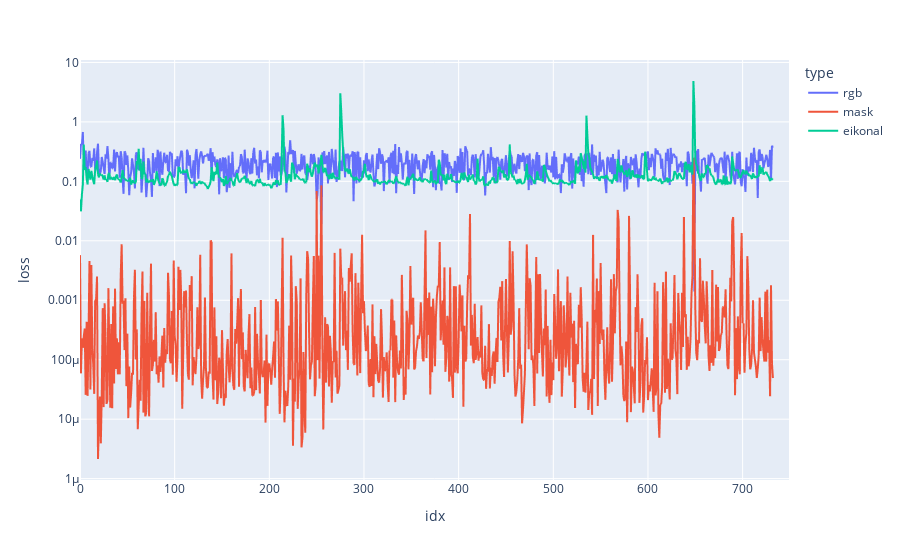

The cell this chart's notebook holds for it:
### Code cell
import plotly.express as px

px.line(loss_hist_df, x="idx", y="loss", color="type", log_y=True)

### Figure 1 — Plotly figure (JSON) as saved in the notebook; plotly's stock layout.template omitted (floating-point values rounded to 4 significant figures; data arrays with more than 128 entries replaced by an {"elided": "..."} marker saying what was removed)
{"data": [{"hovertemplate": "type=rgb<br>idx=%{x}<br>loss=%{y}<extra></extra>", "legendgroup": "rgb", "line": {"color": "#636efa", "dash": "solid"}, "marker": {"symbol": "circle"}, "mode": "lines", "name": "rgb", "showlegend": true, "type": "scattergl", "x": {"elided": "750 int values"}, "xaxis": "x", "y": {"elided": "750 float values"}, "yaxis": "y"}, {"hovertemplate": "type=mask<br>idx=%{x}<br>loss=%{y}<extra></extra>", "legendgroup": "mask", "line": {"color": "#EF553B", "dash": "solid"}, "marker": {"symbol": "circle"}, "mode": "lines", "name": "mask", "showlegend": true, "type": "scattergl", "x": {"elided": "750 int values"}, "xaxis": "x", "y": {"elided": "750 float values"}, "yaxis": "y"}, {"hovertemplate": "type=eikonal<br>idx=%{x}<br>loss=%{y}<extra></extra>", "legendgroup": "eikonal", "line": {"color": "#00cc96", "dash": "solid"}, "marker": {"symbol": "circle"}, "mode": "lines", "name": "eikonal", "showlegend": true, "type": "scattergl", "x": {"elided": "750 int values"}, "xaxis": "x", "y": {"elided": "750 float values"}, "yaxis": "y"}], "layout": {"legend": {"title": {"text": "type"}, "tracegroupgap": 0}, "margin": {"t": 60}, "xaxis": {"anchor": "y", "domain": [0, 1], "title": {"text": "idx"}}, "yaxis": {"anchor": "x", "domain": [0, 1], "title": {"text": "loss"}, "type": "log"}}}
